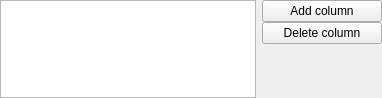
<?xml version="1.0" encoding="UTF-8"?>
<ui version="4.0">
 <class>MultinomialModelWidget</class>
 <widget class="QWidget" name="MultinomialModelWidget">
  <property name="geometry">
   <rect>
    <x>0</x>
    <y>0</y>
    <width>382</width>
    <height>98</height>
   </rect>
  </property>
  <property name="sizePolicy">
   <sizepolicy hsizetype="Fixed" vsizetype="Preferred">
    <horstretch>0</horstretch>
    <verstretch>0</verstretch>
   </sizepolicy>
  </property>
  <property name="windowTitle">
   <string>Form</string>
  </property>
  <layout class="QGridLayout" name="gridLayout_3">
   <property name="leftMargin">
    <number>0</number>
   </property>
   <property name="topMargin">
    <number>0</number>
   </property>
   <property name="rightMargin">
    <number>0</number>
   </property>
   <property name="bottomMargin">
    <number>0</number>
   </property>
   <property name="spacing">
    <number>0</number>
   </property>
   <item row="0" column="0">
    <widget class="QWidget" name="widget_14" native="true">
     <layout class="QGridLayout" name="gridLayout_5">
      <property name="leftMargin">
       <number>0</number>
      </property>
      <property name="topMargin">
       <number>0</number>
      </property>
      <property name="rightMargin">
       <number>0</number>
      </property>
      <property name="bottomMargin">
       <number>0</number>
      </property>
      <property name="verticalSpacing">
       <number>3</number>
      </property>
      <item row="0" column="0" colspan="2">
       <widget class="QTableWidget" name="tableWidget"/>
      </item>
      <item row="0" column="2">
       <layout class="QVBoxLayout" name="verticalLayout">
        <item>
         <widget class="QPushButton" name="addColumnButton">
          <property name="text">
           <string>Add column</string>
          </property>
         </widget>
        </item>
        <item>
         <widget class="QPushButton" name="deleteColumnButton">
          <property name="text">
           <string>Delete column</string>
          </property>
         </widget>
        </item>
        <item>
         <spacer name="verticalSpacer">
          <property name="orientation">
           <enum>Qt::Vertical</enum>
          </property>
          <property name="sizeHint" stdset="0">
           <size>
            <width>20</width>
            <height>40</height>
           </size>
          </property>
         </spacer>
        </item>
       </layout>
      </item>
     </layout>
    </widget>
   </item>
  </layout>
 </widget>
 <resources/>
 <connections/>
</ui>
